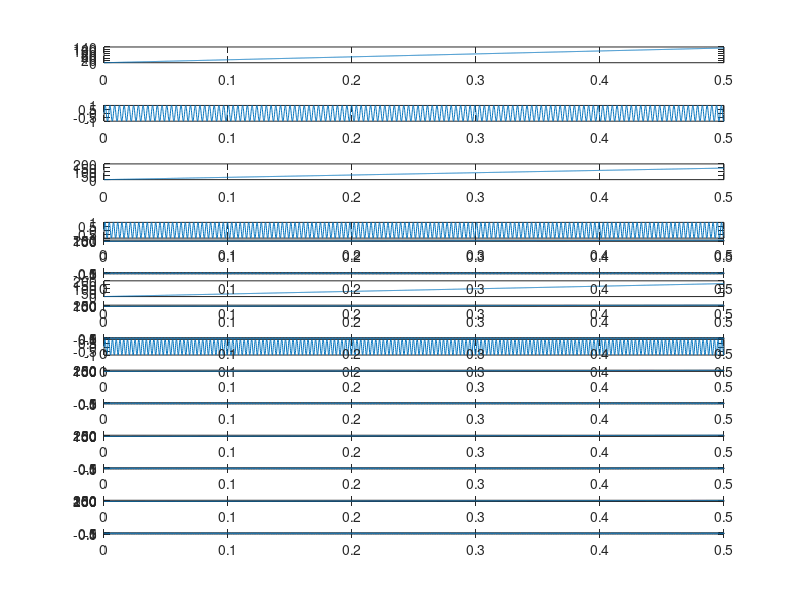

Recreate this plot in MATLAB.
a=0:(1/8000):0.5;
f1=261.626*a; % Note 40
f2=293.665*a; % Note 42
f3=329.628*a; % Note 44
f4=349.228*a; % Note 45
f5=391.995*a; % Note 47
f6=440.000*a; % Note 49
f7=493.883*a; % Note 51
f8=523.251*a; % Note 52

x1=sin(2*pi*f1);
x2=sin(2*pi*f2);
x3=sin(2*pi*f3);
x4=sin(2*pi*f4);
x5=sin(2*pi*f5);
x6=sin(2*pi*f6);
x7=sin(2*pi*f7);
x8=sin(2*pi*f8);

u=[x1,x2,x3,x4,x5,x6,x7,x8];

subplot(9,1,1), plot(a,f1)
subplot(9,1,2), plot(a,x1)

subplot(9,1,3), plot(a,f2)
subplot(9,1,4), plot(a,x2)

subplot(9,1,5), plot(a,f3)
subplot(9,1,6), plot(a,x3)

subplot(16,1,7), plot(a,f4)
subplot(16,1,8), plot(a,x4)

subplot(16,1,9), plot(a,f5)
subplot(16,1,10), plot(a,x5)

subplot(16,1,11), plot(a,f6)
subplot(16,1,12), plot(a,x6)

subplot(16,1,13), plot(a,f7)
subplot(16,1,14), plot(a,x7)

subplot(16,1,15), plot(a,f8)
subplot(16,1,16), plot(a,x8)

audiowrite('Cscale.wav',u,8000);
sound(u,8000);

%% Q2 PART (2)

% The audio video was as expected according to the lab manual.
%% Q2 Part (3)

fs1=4000;
fs2=8000;
fs3=16000;


sound(u,fs1);
pause(8);
sound(u,fs2);
pause(8);
sound(u,fs3);


% Yes, they sound the same as we're using the same notes but the pitch
% varies due to differnt fs values i.e. sampling frequencies.

%% %% Q2 Part (4)

[Y,fs2]=audioread('Cscale.wav');

z= fliplr(u);
audiowrite('CscaleZ.wav',z,8000);
sound(z,8000);


% CscaleZ.wav starts off with a high pitch and continues to decrease in pitch
% while Cscale.wav starts with a low pitch and increases.


